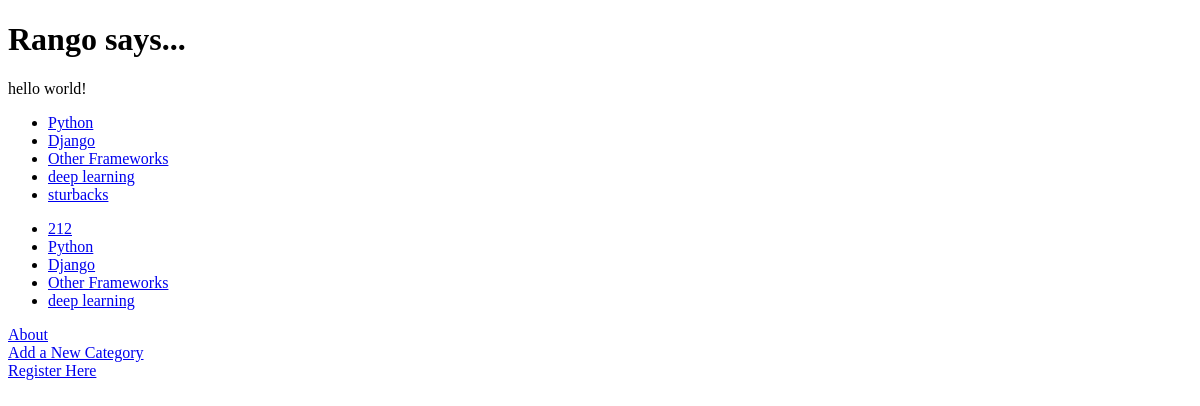
The page /rango/ on the database as committed earlier.
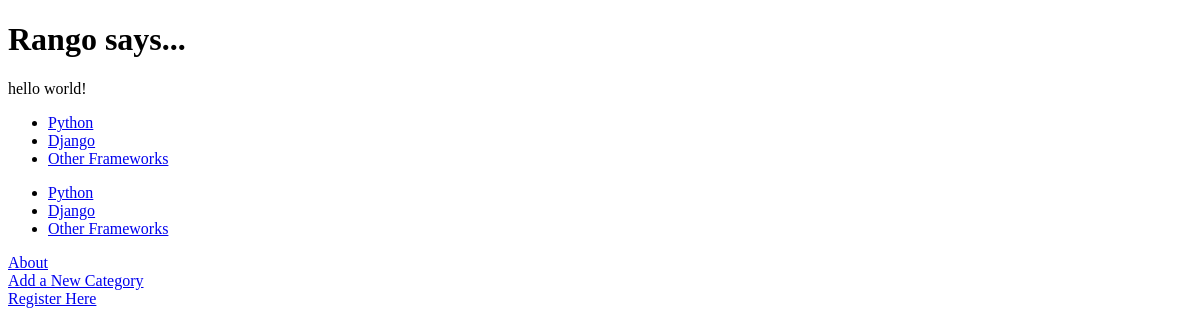
The same page on the database as committed later.
### rango/models.py (models this page shows, shortened)
class Category(models.Model):
    name=models.CharField(max_length=128,unique=type)
    views=models.IntegerField(default=0)
    likes=models.IntegerField(default=0)
    slug=models.SlugField()

### rango/views.py (the view)
def index(request):
    category_list = Category.objects.order_by('-likes')[:5]
    context_dict = {'categories': category_list}
    category_views_list = Category.objects.order_by('-views')[:5]
    context_dict['category_views_list'] = category_views_list
    return render(request, 'rango/index.html', context_dict)

### templates/rango/index.html (shortened to what this page needs)
<!DOCTYPE html>
{% load static %}
<html lang="en">
<head>
</head>
<body>
<h1>Rango says...</h1>
hello world! <br/>
{% if categories %}
    <ul>
        {% for category in categories %}
            <li><a href="/rango/category/{{ category.slug }}">{{ category.name }}</a></li>
        {% endfor %}
    </ul>
{% else %}
    <strong>There is no categories present</strong>
{% endif %}
{% if category_views_list %}
    <ul>
      {%  for category_views in category_views_list %}
          <li><a href="/rango/category/{{ category_views.slug }}">{{ category_views.name }}</a></li>
      {% endfor %}
    </ul>
{% endif %}
<a href="/rango/about/">About</a><br/>
<a href="/rango/add_category/">Add a New Category</a><br />
<a href="/rango/register/">Register Here</a>
</body>
</html>

Rows that differ between the two databases and show on the page:
removed Category: name "deep learning"
removed Category: name "sturbacks", shown under "Rango says..."
removed Category: name "212"
